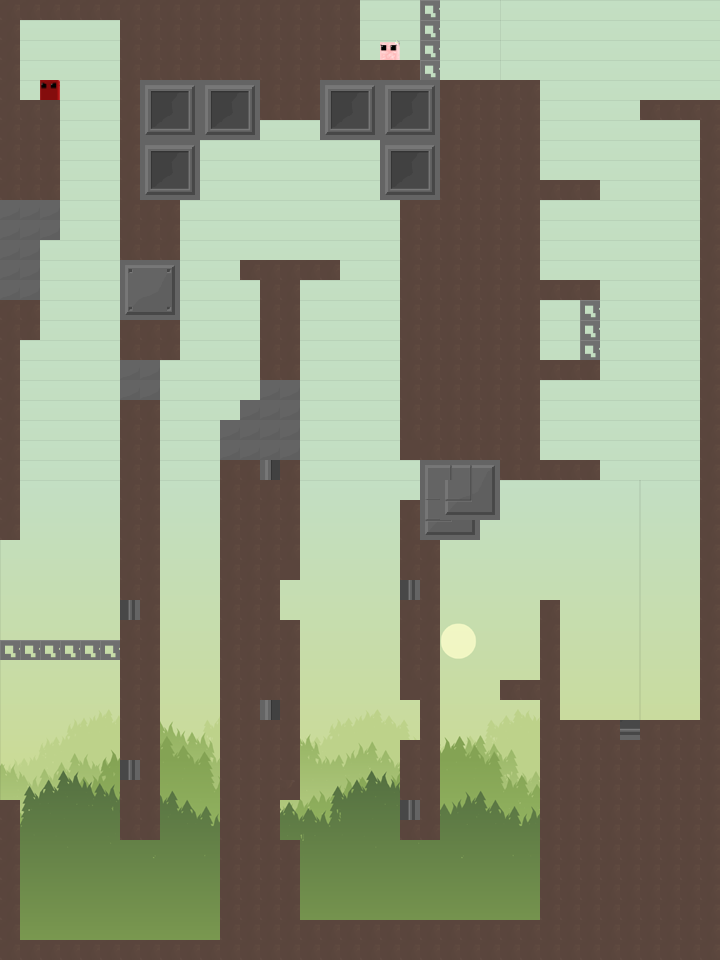

This is a level from a 2D game, rendered from its Tiled map with the project's own tilesets. A one-line summary and the map file follow, with tile-layer data summarised:
An orthogonal 36x48 tile map with 20x20 px tiles, 7 tile layers (background, breakable, shoot_left, shoot_right, ...), 5 tilesets and 47 objects (bandage).

<map version="1.10" tiledversion="1.12.1" orientation="orthogonal" renderorder="right-down" width="36" height="48" tilewidth="20" tileheight="20" infinite="0" nextlayerid="11" nextobjectid="118">
 <tileset firstgid="1" name="myimages" tilewidth="20" tileheight="20" tilecount="16" columns="16">
  <image source="myimages.png" width="320" height="20" />
 </tileset>
 <tileset firstgid="17" name="forestbg" tilewidth="20" tileheight="20" tilecount="768" columns="32">
  <image source="forestbg.png" width="640" height="480" />
 </tileset>
 <tileset firstgid="785" name="forestbgflipped" tilewidth="20" tileheight="20" tilecount="768" columns="32">
  <image source="forestbgflipped.png" width="640" height="480" />
 </tileset>
 <tileset firstgid="1553" name="foresttiles01" tilewidth="20" tileheight="20" tilecount="900" columns="30">
  <image source="foresttiles01.png" width="600" height="600" />
 </tileset>
 <tileset firstgid="2453" name="eobstacles" tilewidth="20" tileheight="20" tilecount="2601" columns="51">
  <image source="eobstacles.png" width="1020" height="1020" />
 </tileset>
 <layer id="1" name="background" width="36" height="48">
  <data>[1728 cells, 1728 non-empty, 864 distinct tile ids]</data>
 </layer>
 <layer id="6" name="breakable" width="36" height="48">
  <data>[1728 cells, 13 non-empty, 1 distinct tile ids]</data>
 </layer>
 <layer id="7" name="shoot_left" width="36" height="48">
  <data>[1728 cells, 4 non-empty, 1 distinct tile ids]</data>
 </layer>
 <layer id="8" name="shoot_right" width="36" height="48">
  <data>[1728 cells, 2 non-empty, 1 distinct tile ids]</data>
 </layer>
 <layer id="9" name="shoot_up" width="36" height="48">
  <data>[1728 cells, 1 non-empty, 1 distinct tile ids]</data>
 </layer>
 <layer id="2" name="stationary" width="36" height="48">
  <data>[1728 cells, 719 non-empty, 5 distinct tile ids]</data>
 </layer>
 <layer id="3" name="foreground" width="36" height="48">
  <data>[1728 cells, 109 non-empty, 28 distinct tile ids]</data>
 </layer>
 <objectgroup id="4" name="rectangle">
  <object id="38" x="20" y="0" width="100" height="20" />
  <object id="40" x="120" y="0.666667" width="59.3333" height="356.667" />
  <object id="41" x="120" y="357.333" width="40" height="482" />
  <object id="42" x="20" y="940" width="700" height="20" />
  <object id="44" x="240" y="400" width="59.802" height="20" />
  <object id="45" x="240" y="260" width="100" height="20" />
  <object id="46" x="260" y="280.775" width="39.4236" height="119.587" />
  <object id="47" x="301.333" y="920" width="417.333" height="20" />
  <object id="48" x="538.667" y="718.667" width="178.667" height="200" />
  <object id="49" x="700" y="98.6667" width="18.6667" height="620" />
  <object id="50" x="640" y="98.6667" width="78.6667" height="20" />
  <object id="54" x="441.333" y="80" width="100" height="400" />
  <object id="61" x="180" y="0" width="180" height="120" />
  <object id="62" x="360" y="60" width="59.604" height="59.6967" />
  <object id="67" x="500" y="680" width="40" height="20" />
  <object id="76" x="540" y="600" width="20" height="120" />
  <object id="77" x="540" y="180" width="60" height="20" />
  <object id="78" x="540" y="280" width="60" height="20" />
  <object id="80" x="540" y="360" width="60" height="20" />
  <object id="81" x="540" y="460" width="60" height="20" />
  <object id="82" x="20" y="100" width="40" height="140" />
  <object id="83" x="20" y="280" width="20" height="60" />
  <object id="84" x="0" y="0" width="20" height="540" />
  <object id="85" x="0" y="800" width="20" height="160" />
  <object id="90" x="220" y="420" width="60" height="520" />
  <object id="91" x="280" y="840" width="20" height="100" />
  <object id="95" x="400" y="80" width="40" height="380" />
  <object id="96" x="420" y="460" width="20" height="40" />
  <object id="97" x="400" y="500" width="40" height="200" />
  <object id="98" x="420" y="700" width="20" height="40" />
  <object id="100" x="400" y="740" width="40" height="100" />
  <object id="101" x="280" y="620" width="20" height="180" />
  <object id="102" x="280" y="420" width="20" height="160" />
  <object id="112" x="179.761" y="120.724" width="19.3006" height="78.7163" />
  <object id="113" x="320.542" y="120.724" width="79.4732" height="18.5437" />
  <object id="115" x="380.336" y="140.403" width="19.6791" height="59.4157" />
  <object id="116" x="199.818" y="120.724" width="59.4157" height="18.9222" />
 </objectgroup>
 <objectgroup id="5" name="saws">
  <object id="11" x="99.8214" y="293.542" width="67.1743" height="61.7033">
   <ellipse />
  </object>
  <object id="16" x="221.333" y="385.667" width="60" height="60">
   <ellipse />
  </object>
  <object id="20" x="43.9884" y="119.008" width="20" height="20">
   <ellipse />
  </object>
  <object id="21" x="113.676" y="180.332" width="20" height="20">
   <ellipse />
  </object>
  <object id="22" x="3.1686" y="281.119" width="60" height="60">
   <ellipse />
  </object>
  <object id="73" x="425" y="760" width="40" height="40">
   <ellipse />
  </object>
  <object id="72" x="425" y="800" width="40" height="40">
   <ellipse />
  </object>
  <object id="68" x="430" y="470" width="80" height="80">
   <ellipse />
  </object>
  <object id="111" x="400.339" y="899.28" width="60.4656" height="60.4656">
   <ellipse />
  </object>
 </objectgroup>
 <objectgroup id="10" name="items">
  <object id="110" name="bandage" x="546.248" y="323.977" width="28" height="28" />
 </objectgroup>
</map>
